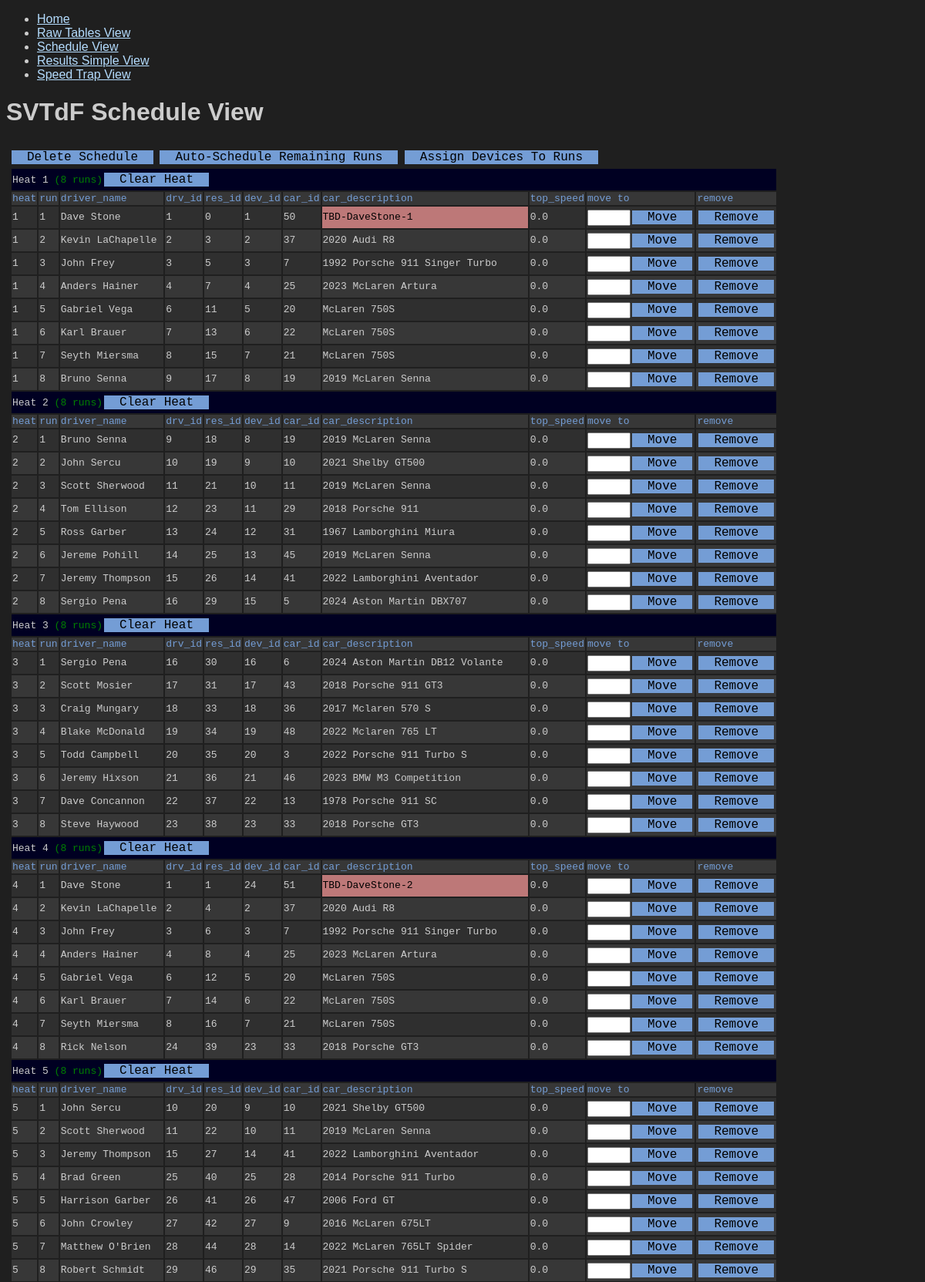
The app's page /schedule (upper part) with its own data.
### ops-service/ops-service.py (models this page shows, shortened)
class RunTable(db.Model):
    __tablename__ = 'run_table'
    result_id = db.Column(db.Integer, primary_key=True)
    heat = db.Column(db.Integer, nullable=False)
    run = db.Column(db.Integer, nullable=False)
    driver_id = db.Column(db.Integer, nullable=False)
    car_id = db.Column(db.Integer, nullable=False)
    device_id = db.Column(db.Integer, nullable=False)
    laser_top_speed = db.Column(db.Float, nullable=False)
    top_speed = db.Column(db.Float, nullable=False)
    upload_id = db.Column(db.Integer, nullable=False)

class DriverTable(db.Model):
    __tablename__ = 'driver_table'
    driver_id = db.Column(db.Integer, primary_key=True)
    driver_name = db.Column(db.Text, nullable=False)
    run_count = db.Column(db.Integer, nullable=False)

class CarTable(db.Model):
    __tablename__ = 'car_table'
    car_id = db.Column(db.Integer, primary_key=True)
    car_description = db.Column(db.Text, nullable=False)
    car_plate = db.Column(db.Text, nullable=False)
    car_owner = db.Column(db.Text, nullable=False)

### ops-service/ops-service.py (the view)
@app.route("/schedule")
def schedule():
    init_database()
    schedule = RunTable.query.order_by(RunTable.heat, RunTable.run).join(
        CarTable, RunTable.car_id == CarTable.car_id
    ).join(
        DriverTable, DriverTable.driver_id == RunTable.driver_id
    ).with_entities(
        RunTable.result_id,
        RunTable.heat,
        RunTable.run,
        RunTable.car_id,
        RunTable.device_id,
        RunTable.top_speed,
        DriverTable.driver_id,
        DriverTable.driver_name,
        CarTable.car_description
    )
    cars = CarTable.query.order_by(CarTable.car_description).with_entities(
        CarTable.car_id,
        CarTable.car_description
    )
    unscheduled_drivers = find_unscheduled_drivers()
    unmatched_uploads = find_unmatched_uploads()
    next_result_id = 1
    for run in RunTable.query.all():
        next_result_id = max(next_result_id, run.result_id)
    next_result_id += 1
    return render_template(
        "schedule.html",
        schedule = schedule.all(),
        cars = cars.all(),
        unscheduled_drivers = unscheduled_drivers,
        unmatched_uploads = unmatched_uploads,
        next_result_id = next_result_id
        )

### ops-service/ops-service.py (called while the page is built, shortened)
def find_unscheduled_drivers():
    unscheduled_drivers = []
    drivers = DriverTable.query.all()
    for driver in drivers:
        num_runs_scheduled = RunTable.query.filter_by(driver_id = driver.driver_id).count()
        num_runs_paid = driver.run_count
    return unscheduled_drivers

def find_unmatched_uploads():
    unmatched_uploads = UploadTable.query.filter_by(result_id = -1).all()
    return unmatched_uploads

def init_database():
    db_init_lock.acquire()
    db_init_lock.release()

### ops-service/templates/schedule.html (shortened to what this page needs)
<!DOCTYPE html>
<html>
<head>
</head>
<body onload="runValidationChecks()">
    <ul>
        <li><a href="/">Home</a></li>
        <li><a href="/raw-tables">Raw Tables View</a></li>
        <li><a href="/schedule">Schedule View</a></li>
        <li><a href="/results-simple">Results Simple View</a></li>
        <li><a href="/speed-trap-view">Speed Trap View</a></li>
    </ul>
    <h1>SVTdF Schedule View</h1>
<div class="SxS">
<div class="column left">
    <button class="button" type="button" onclick="emptyRunTable()">Delete Schedule</button>
    <button class="button" type="button" onclick="autoScheduleRemaining()">Auto-Schedule Remaining Runs</button>
    <button class="button" type="button" onclick="assignDevices()">Assign Devices To Runs</button>
    <table id="schedule_view" style="font-family:monospace">
        <tr id="schedule_view_header" class="column_name">
            <td>heat</td>
            <td>run</td>
            <td>driver_name</td>
            <td>drv_id</td>
            <td>res_id</td>
            <td>dev_id</td>
            <td>car_id</td>
            <td>car_description</td>
            <td>top_speed</td>
            <td>move to</td>
            <td>remove</td>
        </tr>
    {% for item in schedule %}
        <tr name="schedule_row" id="schedule_row_{{item.heat}}-{{item.run}}">
            <td name="heat">{{ item.heat }}</td>
            <td name="run">{{ item.run }}</td>
            <td name="driver_name">{{ item.driver_name }}</td>
            <td name="driver_id">{{ item.driver_id }}</td>
            <td name="result_id">{{ item.result_id }}</td>
            <td name="device_id">{{ item.device_id }}</td>
            <td name="car_id">{{ item.car_id }}</td>
            <td name="car_description">{{ item.car_description }}</td>
            <td name="top_speed">{{ item.top_speed }}</td>
            <td><input class="text-input" type="text" id="move_to_input_{{item.heat}}-{{item.run}}" size="5"><button class="button" type="button" onclick="moveRun({{item.result_id}},{{item.heat}},{{item.run}})">Move</button></td>
            <td><button class="button" type="button" onclick="removeRun({{item.result_id}})">Remove</button></td>
        </tr>
    {% endfor %}
    </table>
</div>
</div>
</body>
</html>

### ops-service/templates/schedule.html (style rules this page uses)
body { background-color: #1F1F1F; color: #CCCCCC; font-family: sans-serif; font-size: medium; }
a:link { color: #B4DCFE; }
th,td { padding: 1px ; }
tr { background-color: #2f2f2f; }
tr:nth-child(even) { background-color: #373737; }
.column_name { color: #749DD5; }
.error_cell { background-color: #BD7878; color: black; }
.button { border: none; background-color: #749DD5; color: black; padding: 0px 20px; text-align: center; text-decoration: none; display: inline-block; font-size: 16px; margin: 4px 2px; cursor: pointer; font-family: monospace; }
.text-input { font-family: monospace; }
.column { float: left; padding: 5px; }
.left { overflow-x: visible; overflow-y: scroll; height: 85vh }
.SxS:after { content: ""; display: table; clear: both; }
* { box-sizing: border-box; }

### records on screen
RunTable: heat "1", run "1", driver_name "Dave Stone", driver_id "1", result_id "0", device_id "1", car_id "50", car_description "TBD-DaveStone-1", top_speed "0.0"
RunTable: heat "1", run "2", driver_name "Kevin LaChapelle", driver_id "2", result_id "3", device_id "2", car_id "37", car_description "2020 Audi R8", top_speed "0.0"
RunTable: heat "1", run "3", driver_name "John Frey", driver_id "3", result_id "5", device_id "3", car_id "7", car_description "1992 Porsche 911 Singer Turbo", top_speed "0.0"
RunTable: heat "1", run "4", driver_name "Anders Hainer", driver_id "4", result_id "7", device_id "4", car_id "25", car_description "2023 McLaren Artura", top_speed "0.0"
RunTable: heat "1", run "5", driver_name "Gabriel Vega", driver_id "6", result_id "11", device_id "5", car_id "20", car_description "McLaren 750S", top_speed "0.0"
RunTable: heat "1", run "6", driver_name "Karl Brauer", driver_id "7", result_id "13", device_id "6", car_id "22", car_description "McLaren 750S", top_speed "0.0"
RunTable: heat "1", run "7", driver_name "Seyth Miersma", driver_id "8", result_id "15", device_id "7", car_id "21", car_description "McLaren 750S", top_speed "0.0"
RunTable: heat "1", run "8", driver_name "Bruno Senna", driver_id "9", result_id "17", device_id "8", car_id "19", car_description "2019 McLaren Senna", top_speed "0.0"
RunTable: heat "2", run "1", driver_name "Bruno Senna", driver_id "9", result_id "18", device_id "8", car_id "19", car_description "2019 McLaren Senna", top_speed "0.0"
RunTable: heat "2", run "2", driver_name "John Sercu", driver_id "10", result_id "19", device_id "9", car_id "10", car_description "2021 Shelby GT500", top_speed "0.0"
RunTable: heat "2", run "3", driver_name "Scott Sherwood", driver_id "11", result_id "21", device_id "10", car_id "11", car_description "2019 McLaren Senna", top_speed "0.0"
RunTable: heat "2", run "4", driver_name "Tom Ellison", driver_id "12", result_id "23", device_id "11", car_id "29", car_description "2018 Porsche 911", top_speed "0.0"
RunTable: heat "2", run "5", driver_name "Ross Garber", driver_id "13", result_id "24", device_id "12", car_id "31", car_description "1967 Lamborghini Miura", top_speed "0.0"
RunTable: heat "2", run "6", driver_name "Jereme Pohill", driver_id "14", result_id "25", device_id "13", car_id "45", car_description "2019 McLaren Senna", top_speed "0.0"
RunTable: heat "2", run "7", driver_name "Jeremy Thompson", driver_id "15", result_id "26", device_id "14", car_id "41", car_description "2022 Lamborghini Aventador", top_speed "0.0"
RunTable: heat "2", run "8", driver_name "Sergio Pena", driver_id "16", result_id "29", device_id "15", car_id "5", car_description "2024 Aston Martin DBX707", top_speed "0.0"
RunTable: heat "3", run "1", driver_name "Sergio Pena", driver_id "16", result_id "30", device_id "16", car_id "6", car_description "2024 Aston Martin DB12 Volante", top_speed "0.0"
RunTable: heat "3", run "2", driver_name "Scott Mosier", driver_id "17", result_id "31", device_id "17", car_id "43", car_description "2018 Porsche 911 GT3", top_speed "0.0"
RunTable: heat "3", run "3", driver_name "Craig Mungary", driver_id "18", result_id "33", device_id "18", car_id "36", car_description "2017 Mclaren 570 S", top_speed "0.0"
RunTable: heat "3", run "4", driver_name "Blake McDonald", driver_id "19", result_id "34", device_id "19", car_id "48", car_description "2022 Mclaren 765 LT", top_speed "0.0"
RunTable: heat "3", run "5", driver_name "Todd Campbell", driver_id "20", result_id "35", device_id "20", car_id "3", car_description "2022 Porsche 911 Turbo S", top_speed "0.0"
RunTable: heat "3", run "6", driver_name "Jeremy Hixson", driver_id "21", result_id "36", device_id "21", car_id "46", car_description "2023 BMW M3 Competition", top_speed "0.0"
RunTable: heat "3", run "7", driver_name "Dave Concannon", driver_id "22", result_id "37", device_id "22", car_id "13", car_description "1978 Porsche 911 SC", top_speed "0.0"
RunTable: heat "3", run "8", driver_name "Steve Haywood", driver_id "23", result_id "38", device_id "23", car_id "33", car_description "2018 Porsche GT3", top_speed "0.0"
RunTable: heat "4", run "1", driver_name "Dave Stone", driver_id "1", result_id "1", device_id "24", car_id "51", car_description "TBD-DaveStone-2", top_speed "0.0"
RunTable: heat "4", run "2", driver_name "Kevin LaChapelle", driver_id "2", result_id "4", device_id "2", car_id "37", car_description "2020 Audi R8", top_speed "0.0"
RunTable: heat "4", run "3", driver_name "John Frey", driver_id "3", result_id "6", device_id "3", car_id "7", car_description "1992 Porsche 911 Singer Turbo", top_speed "0.0"
RunTable: heat "4", run "4", driver_name "Anders Hainer", driver_id "4", result_id "8", device_id "4", car_id "25", car_description "2023 McLaren Artura", top_speed "0.0"
RunTable: heat "4", run "5", driver_name "Gabriel Vega", driver_id "6", result_id "12", device_id "5", car_id "20", car_description "McLaren 750S", top_speed "0.0"
RunTable: heat "4", run "6", driver_name "Karl Brauer", driver_id "7", result_id "14", device_id "6", car_id "22", car_description "McLaren 750S", top_speed "0.0"
RunTable: heat "4", run "7", driver_name "Seyth Miersma", driver_id "8", result_id "16", device_id "7", car_id "21", car_description "McLaren 750S", top_speed "0.0"
RunTable: heat "4", run "8", driver_name "Rick Nelson", driver_id "24", result_id "39", device_id "23", car_id "33", car_description "2018 Porsche GT3", top_speed "0.0"
RunTable: heat "5", run "1", driver_name "John Sercu", driver_id "10", result_id "20", device_id "9", car_id "10", car_description "2021 Shelby GT500", top_speed "0.0"
RunTable: heat "5", run "2", driver_name "Scott Sherwood", driver_id "11", result_id "22", device_id "10", car_id "11", car_description "2019 McLaren Senna", top_speed "0.0"
RunTable: heat "5", run "3", driver_name "Jeremy Thompson", driver_id "15", result_id "27", device_id "14", car_id "41", car_description "2022 Lamborghini Aventador", top_speed "0.0"
RunTable: heat "5", run "4", driver_name "Brad Green", driver_id "25", result_id "40", device_id "25", car_id "28", car_description "2014 Porsche 911 Turbo", top_speed "0.0"
RunTable: heat "5", run "5", driver_name "Harrison Garber", driver_id "26", result_id "41", device_id "26", car_id "47", car_description "2006 Ford GT", top_speed "0.0"
RunTable: heat "5", run "6", driver_name "John Crowley", driver_id "27", result_id "42", device_id "27", car_id "9", car_description "2016 McLaren 675LT", top_speed "0.0"
RunTable: heat "5", run "7", driver_name "Matthew O'Brien", driver_id "28", result_id "44", device_id "28", car_id "14", car_description "2022 McLaren 765LT Spider", top_speed "0.0"
RunTable: heat "5", run "8", driver_name "Robert Schmidt", driver_id "29", result_id "46", device_id "29", car_id "35", car_description "2021 Porsche 911 Turbo S", top_speed "0.0"
